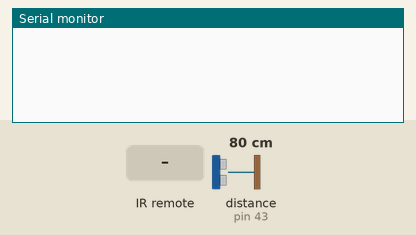
The sketch below on a simulated Arduino Mega 2560, built with avr-gcc and run on an emulated ATmega2560. Shown: the last lines printed to the serial monitor. Wiring (inferred from the names in the program): ultrasonic range finder: trigger pin 41; echo pin 43. Inputs (shaded band) come from the test bench; at power-on: distance to the obstacle (sensor on pin 43) 80 cm. The echo pulse lasts 58.3 µs per cm.

Above: at 1.2 s.
1.3 s: infrared code 0xFFFFFFFF received
At 1.7 s:
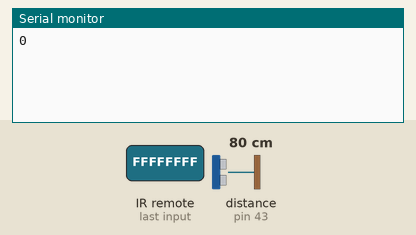
2.8 s: infrared code 0xFF38C7 received
At 4.0 s:
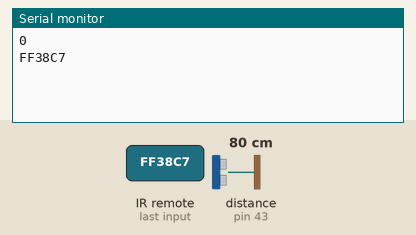
4.3 s: infrared code 0xFF18E7 received
At 5.1 s:
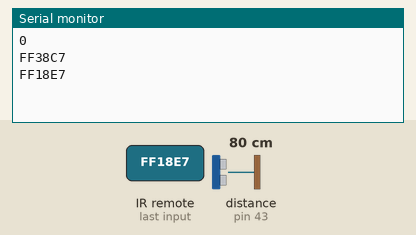
5.8 s: infrared code 0xFF4AB5 received
At 6.2 s:
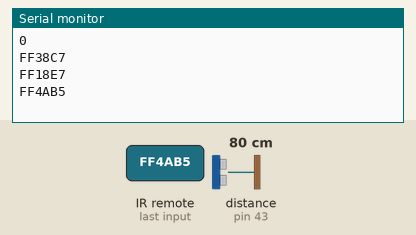
7.3 s: infrared code 0xFF10EF received
At 8.5 s:
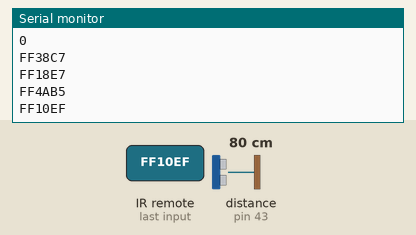
8.8 s: infrared code 0xFF5AA5 received
At 9.7 s:
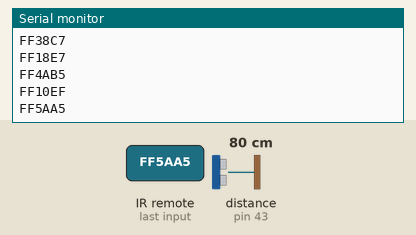

The sketch:

Skeleton.ino
```cpp
// ==============================================================
//
// Status: Release
//
// ==============================================================

#include <AFMotor.h>
#include <CBP_Robot.h>
#include <IRremote.h>

#define TxPin 41
#define RxPin 43

//Echo travel time
long travelTime;
//Distance from object
float dist;
//Pin for recieving digital input from remote
const int RECV_PIN = 52;
//Holds rotation speed of each motor
float driveL,driveR;
//Holds value of last remote button pressed
unsigned long key_value = 0;
//True/False based on distance to object
bool impact;

//Protocol and processing of the information from the receiver.
IRrecv irrecv(RECV_PIN);
//Share the decoded information
decode_results results;

void setup()// ----------------------------------------------
{
  Serial.begin(9600);
  //Setup pins for US sensor
  pinMode(TxPin, OUTPUT);
  pinMode(RxPin, INPUT);
  //Enable IRIn
  irrecv.enableIRIn();
  driveL = 0;
  driveR = 0;
}

//Move the robot based on input
void drive()// ----------------------------------------------
{
  if (irrecv.decode(&results)){

  if (results.value == 0XFFFFFFFF)
      results.value = key_value;

        Serial.println(results.value, HEX);
        irrecv.resume();

        switch(results.value){

          //Stop
          case  0xFF38C7:
          driveL = 0;
          driveR = 0;
          irrecv.resume();
          break;

          //Forward
          case 0xFF18E7:
          driveL = 250;
          driveR = 250;
          irrecv.resume();
          break;

          //Reverse
          case 0xFF4AB5:
          driveL = -250;
          driveR = -250;
          irrecv.resume();
          break;

          //Left
          case 0xFF10EF:
          driveL = 250;
          driveR = -250;
          irrecv.resume();
          break;

          //Right
          case 0xFF5AA5:
          driveL = -250;
          driveR = 250;
          irrecv.resume();
          break;

          //Do nothing
          default:
          irrecv.resume();
          break;
        }
    }
}

//Calculate distance from front of robot
void distance()// ----------------------------------------------
{
  digitalWrite(TxPin,LOW);
  delayMicroseconds(5);
  digitalWrite(TxPin,HIGH);
  delayMicroseconds(10);
  digitalWrite(TxPin,LOW);

  travelTime = pulseIn(RxPin,HIGH);

  dist = (float)travelTime*330.0/20000.0;

}

void loop() { // ------------------------------------------------

  //Read sensor distance
  distance();

  //Read remote input and assign direction
  drive();

  //Spaghetti stopping code
  if (dist <= 40 && driveR == 250 && driveL == 250)
  {
    driveL = 0;
    driveR = 0;
    irrecv.resume();
  }

  // Driving the motors ----------------------------
  driveMotors(driveL,driveR);
}
```

Measured:
- after the input at 1.3 s, the serial monitor: prints a new line at once (image 1)
- after the input at 2.8 s, the serial monitor: prints a new line at once (image 2)
- after the input at 4.3 s, the serial monitor: prints a new line at once (image 3)
- after the input at 5.8 s, the serial monitor: prints a new line at once (image 4)
- after the input at 7.3 s, the serial monitor: prints a new line at once (image 5)
- after the input at 8.8 s, the serial monitor: prints a new line at once (image 6)
